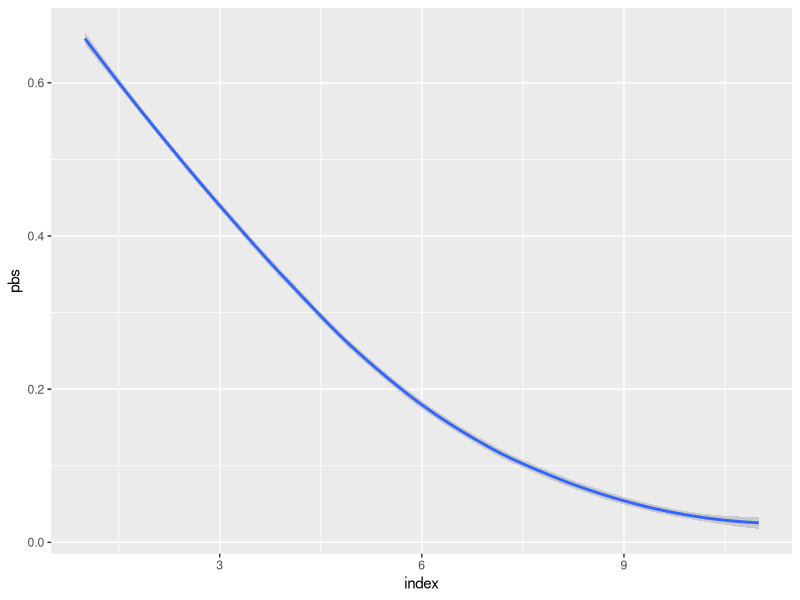

Write the R code that produced this figure.
## ---- chunk 1
library(ggplot2)
probs <- data.frame(pbs = c(.654, .551, .443, .341, .251, .179, .124, .084, .056, .037, .024), index = c(1:11))
ggplot(probs) + geom_smooth(aes(y = pbs, x = index))
